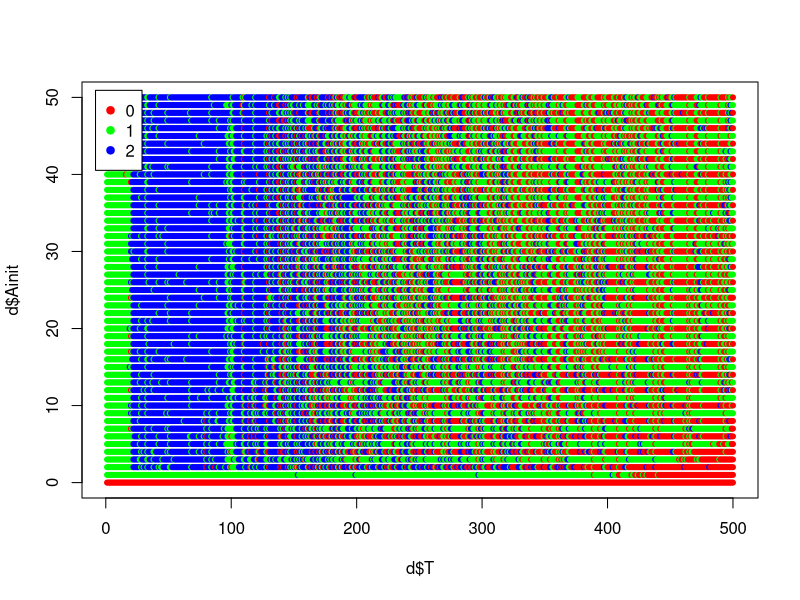
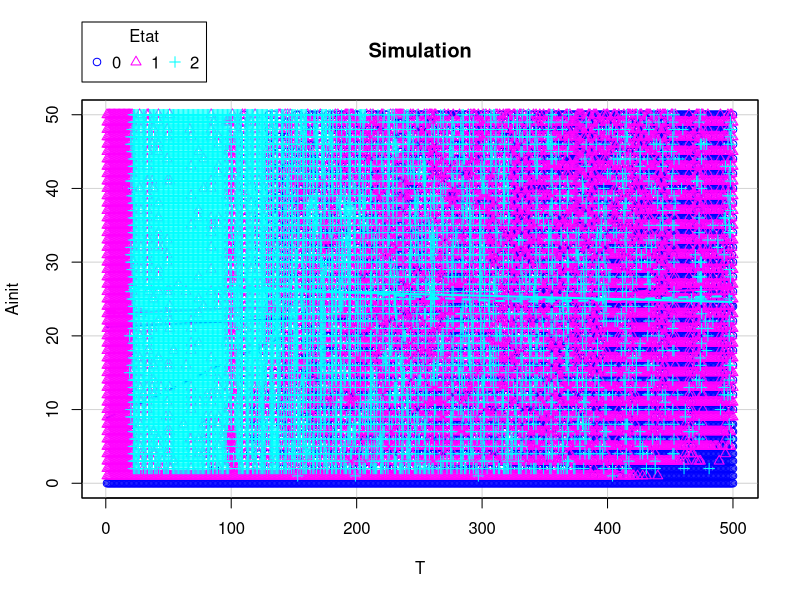
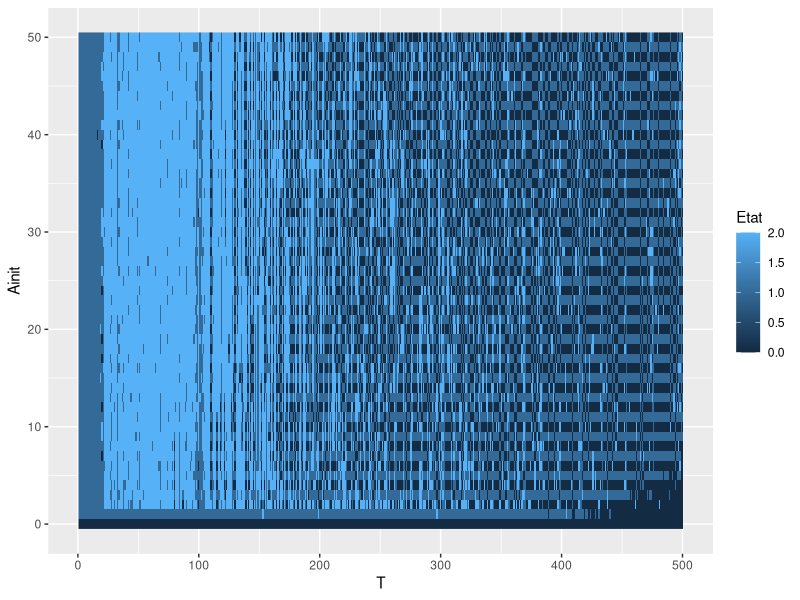

The R script that drew these images, in order:
rm(list=ls())

d=read.table("data500.txt",col.names=c("T","Ainit","Etat"),header=T)

#View3
etat <- factor(d$"Etat")
mescouleurs <- rainbow(length(levels(etat)))
plot(d$"T", d$"Ainit", pch = 20, col = mescouleurs[etat])
legend("topleft", inset = 0.02, pch = 19, legend = levels(etat), col = mescouleurs)

#View 1
library(car) 
scatterplot(Ainit ~ T | Etat, data=d,
            xlab="T", ylab="Ainit",
            main="Simulation") 

#View 2
#install.packages("ggplot2")
library(ggplot2)
p=ggplot(data=d, aes(x=T, y=Ainit, colour=Etat))
p= p + geom_raster(aes(fill = Etat),hjust=0.5,vjust=0.5, interpolate=FALSE)
print(p)
